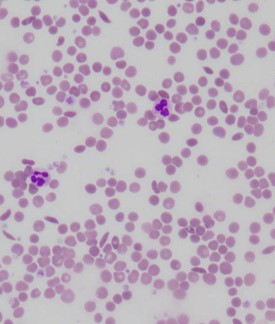
%> input picture Challenge/cancercell_challenge.jpg, 275 x 324 px
$ octave challenge1.m   (GNU Octave 9; MATLAB toolbox functions it lacks are replaced by stand-ins)
%> lines starting %> are read from the running program, lines starting %| are printed output that depends on the picture; in (x1, y1, x2, y2) boxes, pixels count from 0 and x2, y2 are one past the last pixel; in counts of white or black regions, pixels touching at a corner belong together; the program's own positions count from 1
clc
close all
clear all
%%
I = imread('cancercell_challenge.jpg');
%> I is the input picture: size 324x275x3 uint8; mean R, G, B 188.6, 174.3, 188.6
figure,imshow(I),impixelinfo
gray=rgb2gray(I);
%show "index"
figure,imshow(gray),impixelinfo
%I saw different from cell cancers, they have "index" < 100.
%%Scan pixels of image
[r c] =size(gray);
%> r = 324; c = 275
 for i = 1:r
    for j= 1:c
        if gray(i,j) < 100
           out(i,j) = 255;
        else
           out(i,j) = 0;
        end
    end
 end
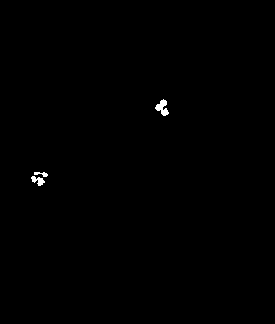
%> out: size 324x275 double; 0.27% white; 3 white regions, box (x1, y1, x2, y2) and area: (155, 99, 169, 116) 125, (31, 176, 45, 186) 76, (34, 172, 48, 177) 40
 %%Separation of adherent cells
 figure,imshow(out)
 %
 D = bwdist(~out);
 figure,imshow(D,[])

 %
 D = -D;
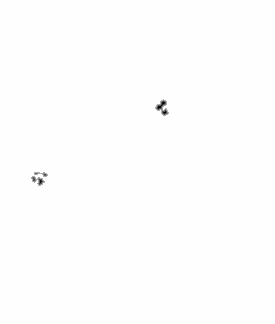
%> D: size 324x275 single; min -3.16, max 0, mean -0.00417; drawn with min black and max white
 figure,imshow(D,[])
 %
 L = watershed(D);
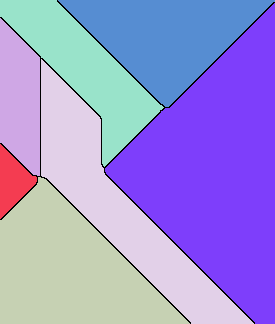
%> L: size 324x275 uint8; 8 distinct labels, from 0 to 7; one colour per label, 0 black
 L(~out) = 0;
 %
 rgb = label2rgb(L,'jet',[.5 .5 .5]);
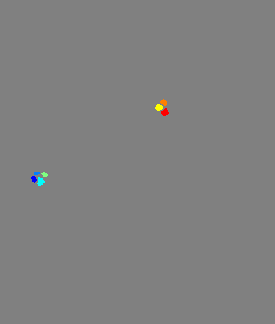
%> rgb: size 324x275x3 uint8; mean R, G, B 128, 128.1, 128
 figure,imshow(rgb)
 %%
 [B,Li] = bwboundaries(L,'noholes');
%> Li: size 324x275 double; 8 distinct labels, from 0 to 7
%> B = 7 boundaries; box (x1, y1, x2, y2) and points: (37, 177, 45, 186) 24, (161, 108, 169, 116) 20, (155, 104, 163, 111) 19, (160, 99, 167, 106) 17, (31, 176, 37, 183) 16, (41, 172, 48, 177) 15, (34, 172, 40, 175) 14
 stats = regionprops(Li,'Area','Centroid');
%> stats = 7 regions; Area and Centroid: 46 [41.2 182.2], 42 [165.5 112.9], 41 [159.5 108], 32 [164.4 103], 28 [34.5 179.7], 23 [45.3 175.1], 16 [37.2 173.9]
 %%stick "X"
 figure,imshow(I);
 for i = 1:length(stats)
    text(stats(i).Centroid(1)-2.5,stats(i).Centroid(2),'X','FontSize',10)
 end
%> this loop made 7 passes
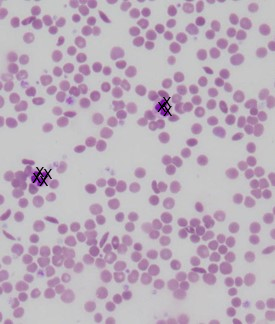
%> figure redrawn from the program's plot data
%%draw cover
figure,imshow(I);
hold on;
for i = 1:length(B)
    boundary =B{i};
    plot(boundary(:,2), boundary(:,1),'w','LineWidth',2)
 end
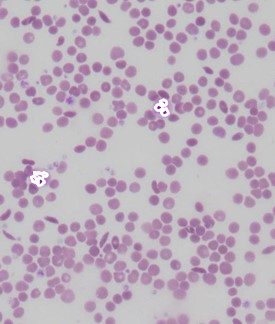
%> figure redrawn from the program's plot data

%%draw boundingBox
figure,imshow(I);
hold on;
statsB = regionprops(Li,'BoundingBox');
%> statsB = 7 regions; box (x1, y1, x2, y2): (31, 176, 37, 183), (34, 172, 40, 175), (37, 177, 45, 186), (41, 172, 48, 177), (155, 104, 163, 111), (160, 99, 167, 106), (161, 108, 169, 116)
for k = 1 : length(statsB)
  BB = statsB(k).BoundingBox;
  rectangle('Position', [BB(1),BB(2),BB(3),BB(4)],...
  'EdgeColor','r','LineWidth',1 )
end
%> this loop made 7 passes
%> BB on passes 1 to 7: [31.5 176.5 6 7], [34.5 172.5 6 3], [37.5 177.5 8 9], [41.5 172.5 7 5], [155.5 104.5 8 7], [160.5 99.5 7 7], [161.5 108.5 8 8]
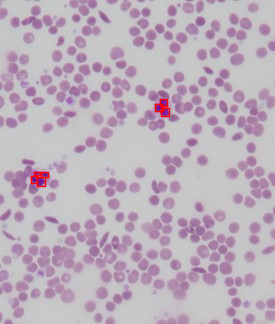
%> figure redrawn from the program's plot data
